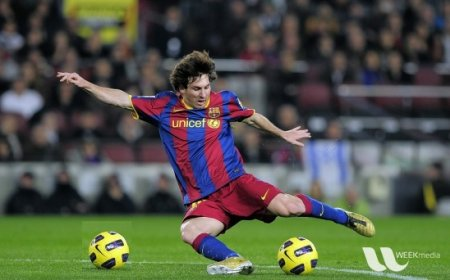
#> input picture 7.png, 450 x 280 px
$ python imagepyramid.py
#> lines starting #> are read from the running program, lines starting #| are printed output that depends on the picture
import cv2
import numpy as np
from matplotlib import pyplot as plt

img = cv2.imread('7.png')
#> img is the input picture: shape (280, 450, 3); mean B, G, R 72.3, 85.8, 82.3
lower_reso = cv2.pyrDown(img)
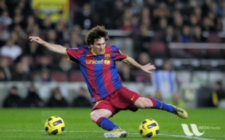
#> lower_reso: shape (140, 225, 3); mean B, G, R 72.3, 85.6, 82.2
higher_reso2 = cv2.pyrUp(lower_reso)
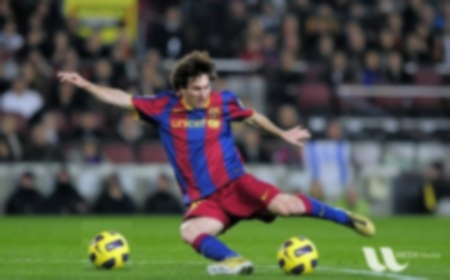
#> higher_reso2: shape (280, 450, 3); mean B, G, R 72.4, 85.8, 82.4
titles = ['Original Image', 'lower resolution','higher resolution']
images = [img, lower_reso, higher_reso2]
for i in xrange(3):
	plt.subplot(2,2,i+1),plt.imshow(images[i],'gray')
	plt.title(titles[i])
	plt.xticks([]),plt.yticks([])

plt.show()
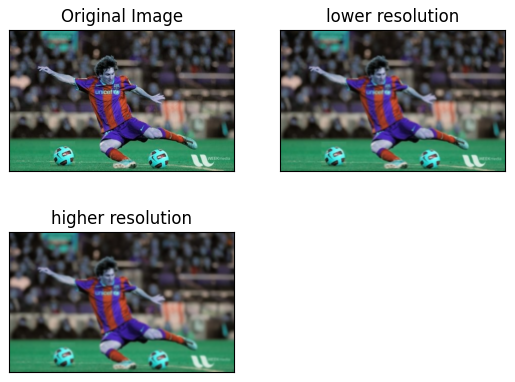
#> figure drawn by matplotlib, 3 panels; B, G, R data is drawn as R, G, B

$ run again, with 10.png copied over 7.png
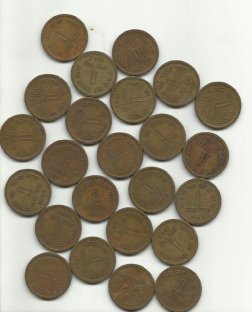
#> input picture 10.png, 252 x 312 px
#> img is the input picture: shape (312, 252, 3); mean B, G, R 136.3, 153.2, 161.4
#> `higher_reso2 = cv2.pyrUp(lower_reso)`:
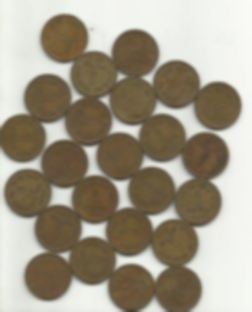
#> higher_reso2: shape (312, 252, 3); mean B, G, R 136.4, 153.2, 161.5
#> `plt.show()`:
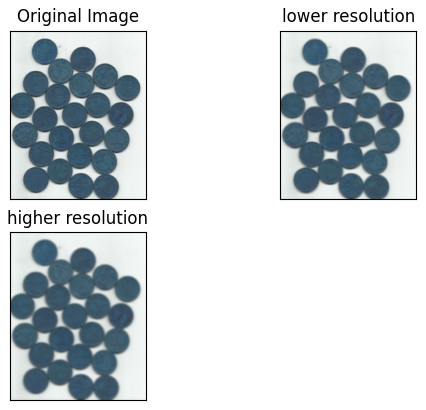
#> figure drawn by matplotlib, 3 panels; B, G, R data is drawn as R, G, B

$ run again, with 12.png copied over 7.png
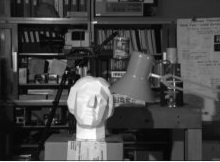
#> input picture 12.png, 220 x 162 px
#> img is the input picture: shape (162, 220, 3); min 0, max 255, mean 69.6
#> `higher_reso2 = cv2.pyrUp(lower_reso)`:
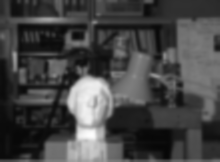
#> higher_reso2: shape (162, 220, 3); min 7, max 253, mean 69.3
#> `plt.show()`:
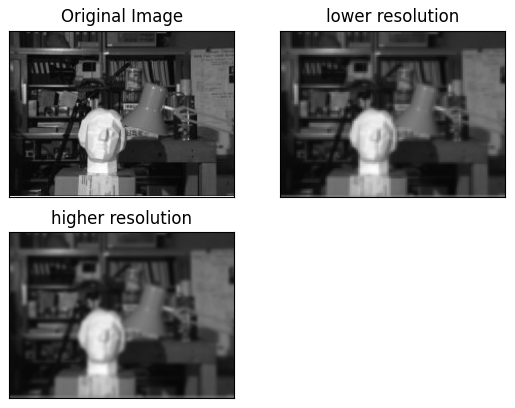
#> figure drawn by matplotlib, 3 panels
